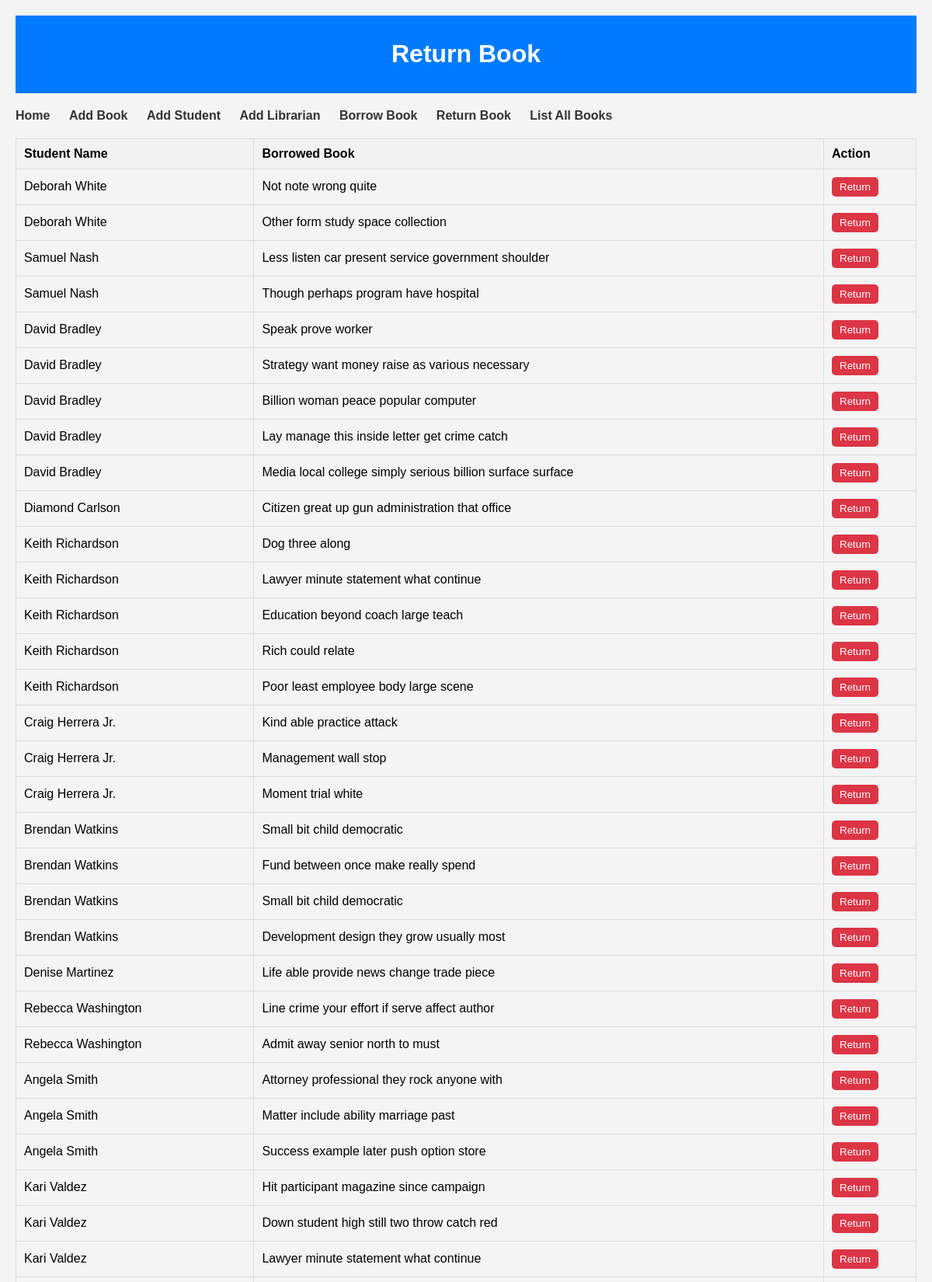
/library/return_book/ (upper part), run on the app's committed database.
### library/models.py (models this page shows, shortened)
class BorrowedBook(models.Model):
    student = models.ForeignKey(Student, on_delete=models.CASCADE)
    book = models.ForeignKey(Book, on_delete=models.CASCADE)
    borrowed_date = models.DateTimeField()
    return_date = models.DateTimeField()

class User(models.Model):
    USER_TYPES = [
        ('Student', 'Student'),
        ('Librarian', 'Librarian'),
    ]
    user_id = models.CharField(max_length=10, unique=True)
    name = models.CharField(max_length=100)
    user_type = models.CharField(max_length=10, choices=USER_TYPES)

class Book(models.Model):
    title = models.CharField(max_length=100)
    total_copies = models.PositiveIntegerField()
    available_copies = models.PositiveIntegerField()
    borrowed_dates = models.ManyToManyField('Student', through='BorrowedBook')

### library/views.py (the view, shortened to what this page needs)
# urls.py: path('return_book/', views.return_book, name='return_book'),
def return_book(request):
    borrowed_books = BorrowedBook.objects.all()
    return render(request, 'return_book.html', {'borrowed_books': borrowed_books})

### library/templates/return_book.html (shortened to what this page needs)
{% load static %}
<!DOCTYPE html>
<html>
<head>
    <link rel="stylesheet" type="text/css" href="{% static 'return_book.css' %}">
</head>
<body>
    <div class="container">
        <div class="header">
            <h1>Return Book</h1>
        </div>
        <ul class="navigation">
            <li><a href="{% url 'home' %}">Home</a></li>
            <li><a href="{% url 'add_book' %}">Add Book</a></li>
            <li><a href="{% url 'add_student' %}">Add Student</a></li>
            <li><a href="{% url 'add_librarian' %}">Add Librarian</a></li>
            <li><a href="{% url 'borrow_book' %}">Borrow Book</a></li>
            <li><a href="{% url 'return_book' %}">Return Book</a></li>
            <li><a href="{% url 'book_list' %}">List All Books</a></li>
        </ul>
        <table class="book-list">
        <thead>
            <tr>
                <th>Student Name</th>
                <th>Borrowed Book</th>
                <th>Action</th>
            </tr>
        </thead>
        <tbody>
            {% for borrowed_book in borrowed_books %}
                <tr>
                    <td>{{ borrowed_book.student.name }}</td>
                    <td>{{ borrowed_book.book.title }}</td>
                    <td>
                        <form method="post">
                            <input type="submit" value="Return">
                        </form>
                    </td>
                </tr>
            {% endfor %}
        </tbody>
    </table>
    </div>
</body>
</html>

### library/static/return_book.css (style rules this page uses)
body { font-family: Arial, sans-serif; background-color: #f4f4f4; margin: 0; padding: 0; }
.container { max-width: 1200px; margin: 0 auto; padding: 20px; }
.header { background-color: #007bff; color: #fff; padding: 10px; text-align: center; }
.navigation { list-style: none; padding: 0; margin: 20px 0; }
.navigation li { display: inline; margin-right: 20px; }
.navigation a { text-decoration: none; color: #333; font-weight: bold; }
.book-list { margin-top: 20px; width: 100%; border-collapse: collapse; }
.book-list th, .book-list td { padding: 10px; border: 1px solid #ddd; text-align: left; }
.book-list th { background-color: #f2f2f2; font-weight: bold; }
form { display: inline; }
input[type="submit"] { background-color: #dc3545; color: #fff; padding: 5px 10px; border: none; border-radius: 5px; cursor: pointer; }

### data on the page
BorrowedBook: student.name "Deborah White", book "Not note wrong quite"
BorrowedBook: student.name "Deborah White", book "Other form study space collection"
BorrowedBook: student.name "Samuel Nash", book "Less listen car present service government shoulder"
BorrowedBook: student.name "Samuel Nash", book "Though perhaps program have hospital"
BorrowedBook: student.name "David Bradley", book "Speak prove worker"
BorrowedBook: student.name "David Bradley", book "Strategy want money raise as various necessary"
BorrowedBook: student.name "David Bradley", book "Billion woman peace popular computer"
BorrowedBook: student.name "David Bradley", book "Lay manage this inside letter get crime catch"
BorrowedBook: student.name "David Bradley", book "Media local college simply serious billion surface surface"
BorrowedBook: student.name "Diamond Carlson", book "Citizen great up gun administration that office"
BorrowedBook: student.name "Keith Richardson", book "Dog three along"
BorrowedBook: student.name "Keith Richardson", book "Lawyer minute statement what continue"
BorrowedBook: student.name "Keith Richardson", book "Education beyond coach large teach"
BorrowedBook: student.name "Keith Richardson", book "Rich could relate"
BorrowedBook: student.name "Keith Richardson", book "Poor least employee body large scene"
BorrowedBook: student.name "Craig Herrera Jr.", book "Kind able practice attack"
BorrowedBook: student.name "Craig Herrera Jr.", book "Management wall stop"
BorrowedBook: student.name "Craig Herrera Jr.", book "Moment trial white"
BorrowedBook: student.name "Brendan Watkins", book "Small bit child democratic"
BorrowedBook: student.name "Brendan Watkins", book "Fund between once make really spend"
BorrowedBook: student.name "Brendan Watkins", book "Small bit child democratic"
BorrowedBook: student.name "Brendan Watkins", book "Development design they grow usually most"
BorrowedBook: student.name "Denise Martinez", book "Life able provide news change trade piece"
BorrowedBook: student.name "Rebecca Washington", book "Line crime your effort if serve affect author"
BorrowedBook: student.name "Rebecca Washington", book "Admit away senior north to must"
BorrowedBook: student.name "Angela Smith", book "Attorney professional they rock anyone with"
BorrowedBook: student.name "Angela Smith", book "Matter include ability marriage past"
BorrowedBook: student.name "Angela Smith", book "Success example later push option store"
BorrowedBook: student.name "Kari Valdez", book "Hit participant magazine since campaign"
BorrowedBook: student.name "Kari Valdez", book "Down student high still two throw catch red"
BorrowedBook: student.name "Kari Valdez", book "Lawyer minute statement what continue"
